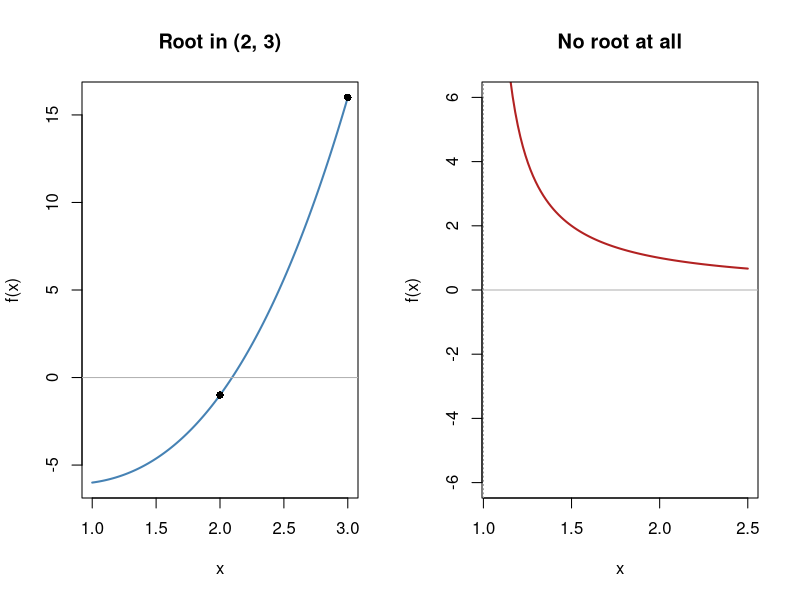

Generate this figure with R: (Note: this script raises an error after producing the figure.)
## ---- chunk 1
par(mfrow = c(1, 2))
curve(x^3 - 2*x - 5, from = 1, to = 3, ylab = "f(x)", xlab = "x", col = "steelblue",
      lwd = 2, main = "Root in (2, 3)")
abline(h = 0, col = "grey70"); points(c(2, 3), c(-1, 16), pch = 16)
curve(1/(x - 1), from = 1.05, to = 2.5, ylab = "f(x)", xlab = "x", col = "firebrick",
      lwd = 2, ylim = c(-6, 6), main = "No root at all")
curve(1/(x - 1), from = -0.5, to = 0.95, add = TRUE, col = "firebrick", lwd = 2)
abline(h = 0, col = "grey70"); abline(v = 1, lty = 3, col = "grey60")
par(mfrow = c(1, 1))
## ---- chunk 2
embed_youtube("gfKu1ILeVdg", 
              title = "Numerical methods",
              playlist = "PLg2tfDG3Ww4uHZWDIOiK3V7iyz4sw1HCP")
## ---- chunk 3
embed_desmos("8c1irtl7w4")
## ---- chunk 4
embed_desmos("syd7ky2kqo")
## ---- chunk 5
embed_desmos("dmq9cseknv")
## ---- chunk 6
embed_youtube("3LeeYrUHHvY", 
              title = "Numerical integration",
              playlist = "PLg2tfDG3Ww4ubvUZZcnBd05DA0_EIu8ah")
